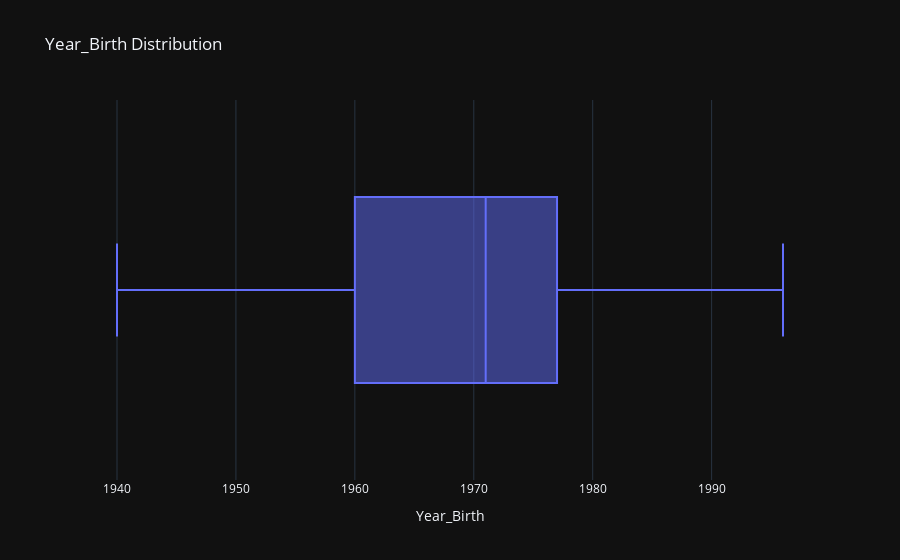
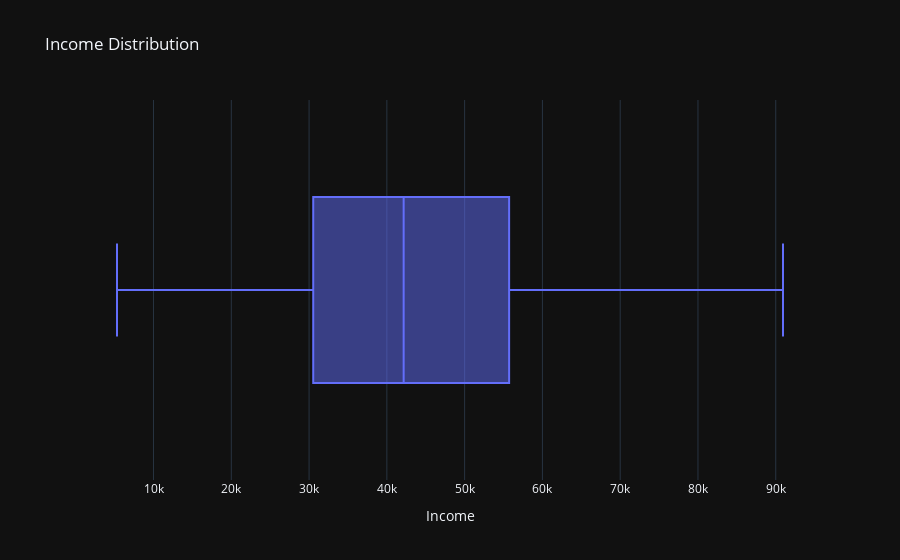
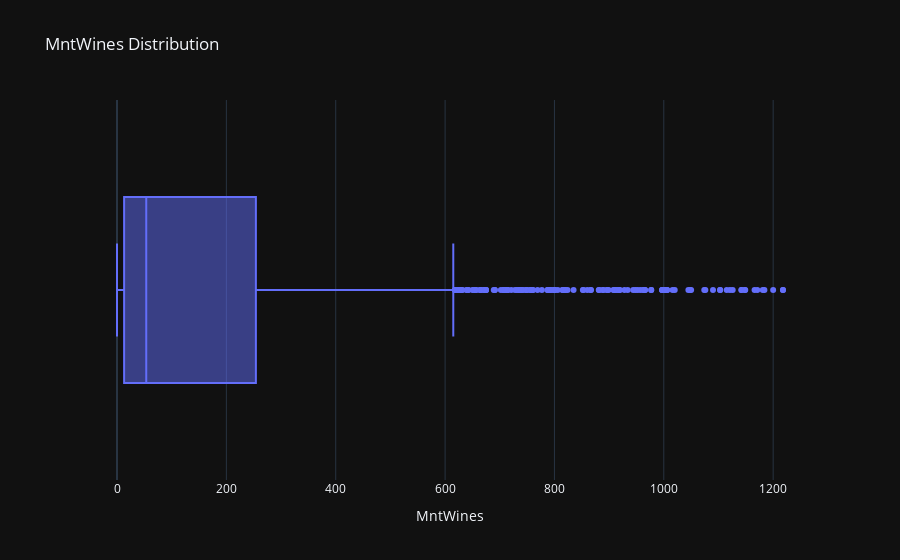
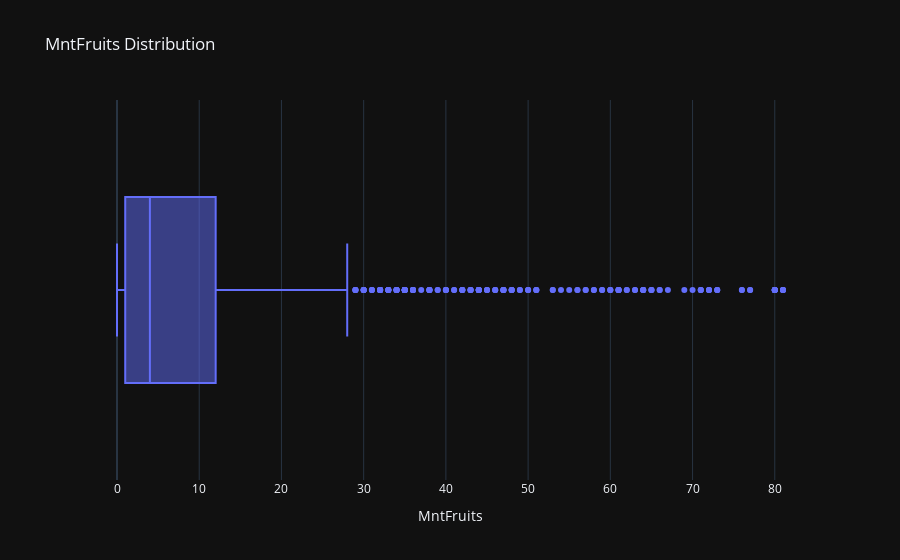

The notebook cell saved with these charts, in order:
### Markdown cell above
### Check Outliers

### Code cell
# Plot Boxplots for the columns to check
for feature in iqr_columns:
    
    figure = ex.box(data_cleaned_outliers, 
                    x=feature, 
                    title=feature + ' Distribution',
                    template='plotly_dark')
    
    figure.show()

### Figure 1 — Plotly figure (JSON) as saved in the notebook; plotly's stock layout.template omitted (floating-point values rounded to 4 significant figures; data arrays with more than 128 entries replaced by an {"elided": "..."} marker saying what was removed)
{"data": [{"alignmentgroup": "True", "hovertemplate": "Year_Birth=%{x}<extra></extra>", "legendgroup": "", "marker": {"color": "#636efa"}, "name": "", "notched": false, "offsetgroup": "", "orientation": "h", "showlegend": false, "type": "box", "x": {"elided": "1534 int values"}, "x0": " ", "xaxis": "x", "y0": " ", "yaxis": "y"}], "layout": {"autosize": true, "boxmode": "group", "legend": {"tracegroupgap": 0}, "title": {"text": "Year_Birth Distribution"}, "xaxis": {"anchor": "y", "autorange": true, "domain": [0, 1], "range": [1937.0, 1999.0], "title": {"text": "Year_Birth"}, "type": "linear"}, "yaxis": {"anchor": "x", "autorange": true, "domain": [0, 1], "range": [-0.5, 0.5], "type": "category"}}}

### Figure 2 — Plotly figure (JSON) as saved in the notebook; plotly's stock layout.template omitted (floating-point values rounded to 4 significant figures; data arrays with more than 128 entries replaced by an {"elided": "..."} marker saying what was removed)
{"data": [{"alignmentgroup": "True", "hovertemplate": "Income=%{x}<extra></extra>", "legendgroup": "", "marker": {"color": "#636efa"}, "name": "", "notched": false, "offsetgroup": "", "orientation": "h", "showlegend": false, "type": "box", "x": {"elided": "1534 int values"}, "x0": " ", "xaxis": "x", "y0": " ", "yaxis": "y"}], "layout": {"autosize": true, "boxmode": "group", "legend": {"tracegroupgap": 0}, "title": {"text": "Income Distribution"}, "xaxis": {"anchor": "y", "autorange": true, "domain": [0, 1], "range": [547.9, 95690.0], "title": {"text": "Income"}, "type": "linear"}, "yaxis": {"anchor": "x", "autorange": true, "domain": [0, 1], "range": [-0.5, 0.5], "type": "category"}}}

### Figure 3 — Plotly figure (JSON) as saved in the notebook; plotly's stock layout.template omitted (floating-point values rounded to 4 significant figures; data arrays with more than 128 entries replaced by an {"elided": "..."} marker saying what was removed)
{"data": [{"alignmentgroup": "True", "hovertemplate": "MntWines=%{x}<extra></extra>", "legendgroup": "", "marker": {"color": "#636efa"}, "name": "", "notched": false, "offsetgroup": "", "orientation": "h", "showlegend": false, "type": "box", "x": {"elided": "1534 int values"}, "x0": " ", "xaxis": "x", "y0": " ", "yaxis": "y"}], "layout": {"autosize": true, "boxmode": "group", "legend": {"tracegroupgap": 0}, "title": {"text": "MntWines Distribution"}, "xaxis": {"anchor": "y", "autorange": true, "domain": [0, 1], "range": [-67.67, 1286.0], "title": {"text": "MntWines"}, "type": "linear"}, "yaxis": {"anchor": "x", "autorange": true, "domain": [0, 1], "range": [-0.5, 0.5], "type": "category"}}}

### Figure 4 — Plotly figure (JSON) as saved in the notebook; plotly's stock layout.template omitted (floating-point values rounded to 4 significant figures; data arrays with more than 128 entries replaced by an {"elided": "..."} marker saying what was removed)
{"data": [{"alignmentgroup": "True", "hovertemplate": "MntFruits=%{x}<extra></extra>", "legendgroup": "", "marker": {"color": "#636efa"}, "name": "", "notched": false, "offsetgroup": "", "orientation": "h", "showlegend": false, "type": "box", "x": {"elided": "1534 int values"}, "x0": " ", "xaxis": "x", "y0": " ", "yaxis": "y"}], "layout": {"autosize": true, "boxmode": "group", "legend": {"tracegroupgap": 0}, "title": {"text": "MntFruits Distribution"}, "xaxis": {"anchor": "y", "autorange": true, "domain": [0, 1], "range": [-4.5, 85.5], "title": {"text": "MntFruits"}, "type": "linear"}, "yaxis": {"anchor": "x", "autorange": true, "domain": [0, 1], "range": [-0.5, 0.5], "type": "category"}}}
